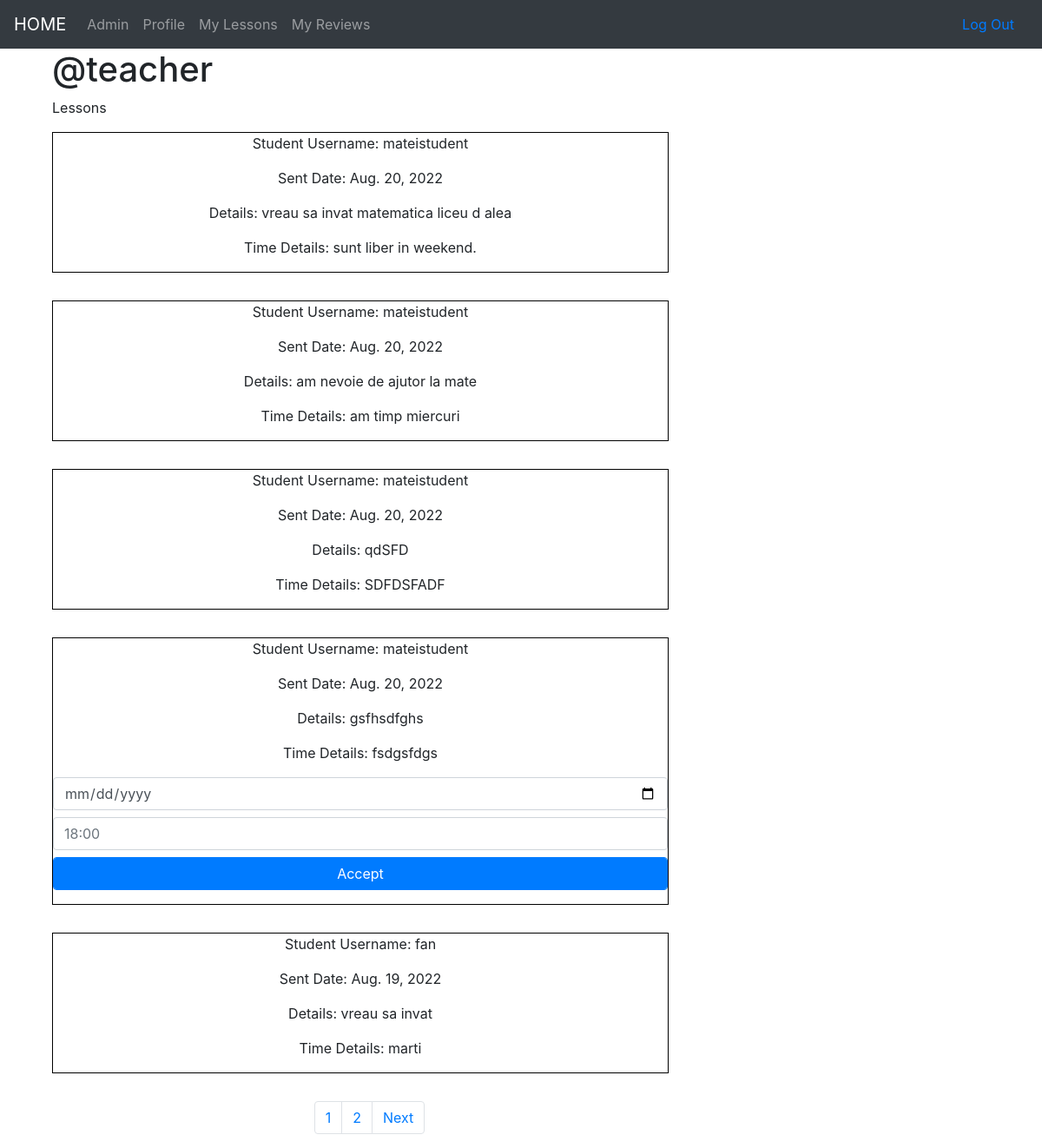
/lessons/t/3/ (signed in), run on an earlier commit of the app's database.
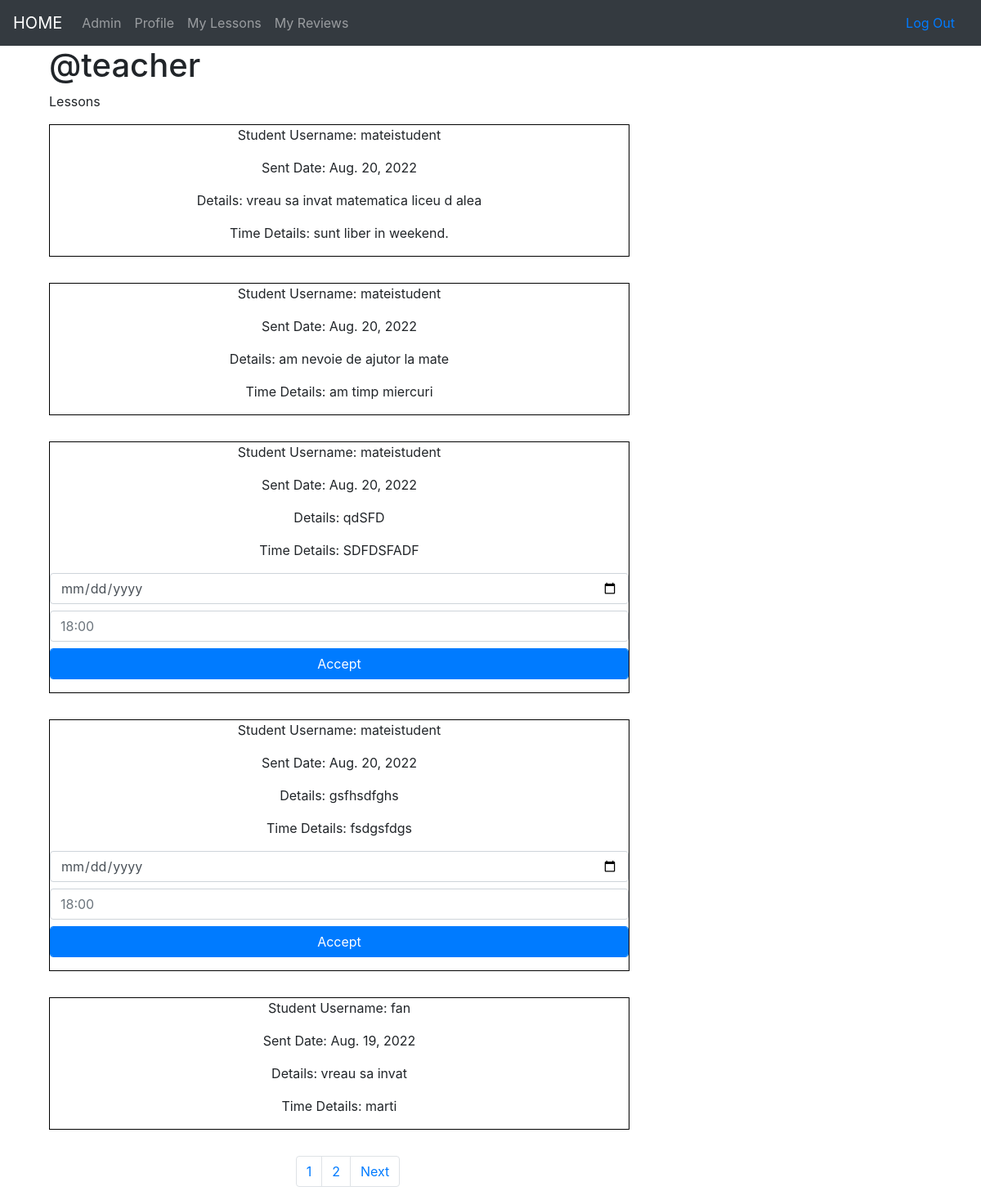
And on a later commit of the database.
### lessons/models.py (models this page shows, shortened)
class Lesson(models.Model):
    user = models.ForeignKey(User, on_delete=models.CASCADE)
    teacher = models.ForeignKey(Teacher, on_delete=models.CASCADE, null=True)
    sent_date = models.DateField(auto_now_add=True)
    accepted = models.BooleanField(default=False)
    planned_date = models.DateField(auto_now_add=False, null=True, blank=True)
    planned_time = models.CharField(max_length=164, null=True, blank=True)
    description = models.TextField()
    time_description = models.TextField(default="Sunt liber oricand.")
    class Meta:
        ordering = ["-sent_date"]

### accounts/models.py (models this page shows, shortened)
class User(AbstractUser):
    phone_number = models.CharField(max_length=10,blank=False, validators=[phone_number_validator], unique=True)
    email = models.EmailField(unique=True)
    is_student = models.BooleanField(default=False)
    is_teacher = models.BooleanField(default=False)

### lessons/views.py (the view, shortened to what this page needs)
# urls.py: path('t/<int:pk>/', views.TeacherLessons.as_view(), name='appending_lessons'),
class TeacherLessons(generic.ListView):
    model = Lesson
    template_name = 'lessons/teacher_lessons_list.html'
    paginate_by = 5
    def get_queryset(self):
        queryset = super(TeacherLessons, self).get_queryset()
        queryset = queryset.filter(teacher=self.request.user.teacher)
        return queryset
    def get_context_data(self,**kwargs):
        context = super().get_context_data(**kwargs)
        context['teacher'] = self.request.user.teacher
        return context

### lessons/templates/lessons/teacher_lessons_list.html (shortened to what this page needs)
{% extends "base.html" %}
{% block content %}
    <div class="col-md-4">
        <h1>@{{ teacher.user.username }}</h1>
        <p>Lessons</p>
    </div>
    <div class="col-md-8">
        {% for lesson in object_list  %}
            <div class="lessons_list_div">
                <p>Student Username: {{ lesson.user.username }}</p>
                <p>Sent Date: {{ lesson.sent_date }}</p>
                <p>Details: {{ lesson.description }}</p>
                <p>Time Details: {{ lesson.time_description }}</p>
                {% if lesson.accepted == False %}
                    <form method="POST" action="{% url 'lessons:appending_lessons' pk=teacher.pk %}">
                        <div class="form-group">
                            <input type="date" name="date" class="form-control mb-2"
                                placeholder="dd-mm-yyyy" value=""
                                min="1997-01-01" max="2030-12-31">
                            <input type="text" name="time" class="form-control mb-2"
                                placeholder="18:00" value="">
                            <input class="btn-block btn-primary form-control" type="submit" value="Accept">
                        </div>
                    </form>
                {% endif %}
            </div>
        {% endfor %}
        {% include "_pagination.html" %}
    </div>
{% endblock %}

What changed in the data, as far as the page shows it:
changed Lesson "qdSFD": accepted True → False (drawn); value (not shown) → "Accept"
